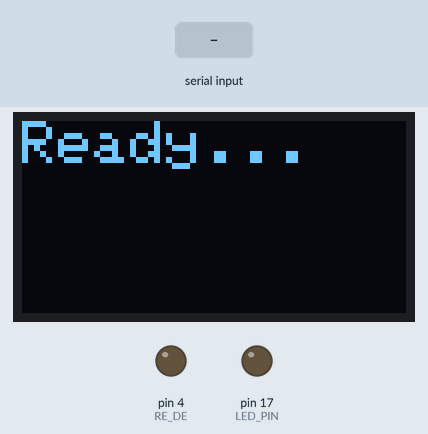
Simulated run of this sketch. Board: Arduino Leonardo, built with avr-gcc and run on an emulated ATmega32U4. Parts: 128×64 one-colour display, output pins drawn as LEDs (lit = HIGH). The test bench sets the inputs (shaded band).

Above: at 1.2 s.
1.3 s: "1" received over the second serial link
At 2.6 s:
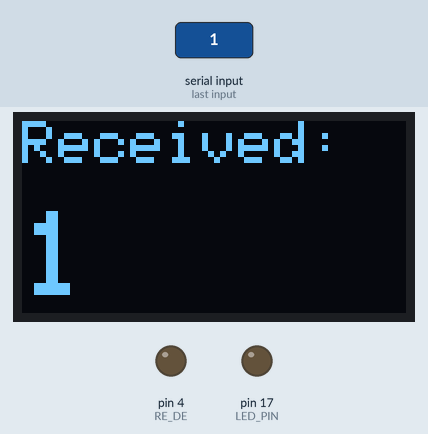
2.9 s: "0" received over the second serial link
At 3.8 s:
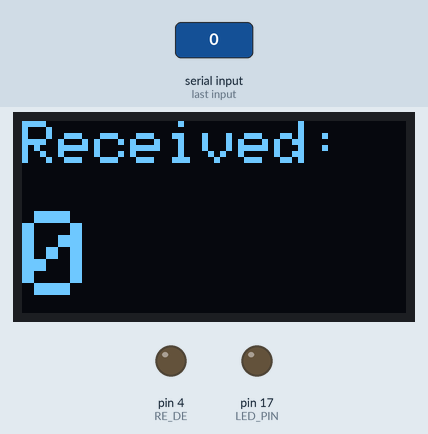
4.5 s: "2" received over the second serial link
At 5.0 s:
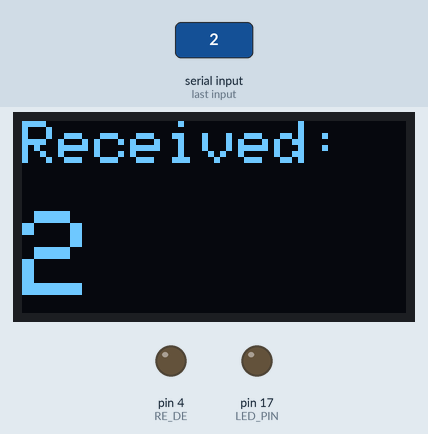
Timing chart, 0 to 7.5 s (numbered marks = the images above; inputs shaded):
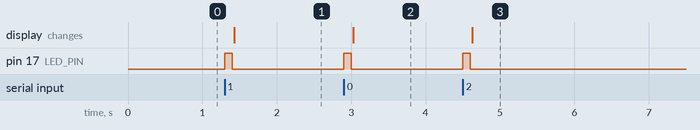

The sketch:

pm_display_working.ino
```cpp
#include <Wire.h>
#include <Adafruit_GFX.h>
#include <Adafruit_SSD1306.h>

#define RE_DE 4              // RE+DE tied to pin 4 (PD4)
#define LED_PIN 17           // TX LED on Pro Micro

#define SCREEN_WIDTH 128
#define SCREEN_HEIGHT 64

Adafruit_SSD1306 display(SCREEN_WIDTH, SCREEN_HEIGHT, &Wire, -1);

void setup() {
  pinMode(RE_DE, OUTPUT);
  pinMode(LED_PIN, OUTPUT);
  digitalWrite(RE_DE, LOW);    // Receive mode
  digitalWrite(LED_PIN, LOW);

  Serial1.begin(9600);         // RS485 communication

  // OLED init (uses SDA=pin 0, SCL=pin 1 on Pro Micro)
  if (!display.begin(SSD1306_SWITCHCAPVCC, 0x3C)) {
    while (1);  // Display failed
  }

  display.clearDisplay();
  display.setTextSize(2);
  display.setTextColor(SSD1306_WHITE);
  display.setCursor(0, 0);
  display.println("Ready...");
  display.display();
}

void loop() {
  if (Serial1.available()) {
    byte received = Serial1.read();

    // Blink LED
    digitalWrite(LED_PIN, HIGH);
    delay(100);
    digitalWrite(LED_PIN, LOW);

    // Display on OLED
    display.clearDisplay();
    display.setTextSize(2);
    display.setCursor(0, 0);
    display.print("Received:");
    display.setCursor(0, 30);
    display.setTextSize(4);
    display.write(received);
    display.display();

    // Echo back over RS485
    digitalWrite(RE_DE, HIGH);  // Enable transmit
    delayMicroseconds(10);
    Serial1.write(received);
    Serial1.flush();
    delayMicroseconds(10);
    digitalWrite(RE_DE, LOW);   // Back to receive
  }
}
```

Measured:
- after the input at 1.3 s, pin 17 (LED_PIN): LOW → HIGH at once, → LOW 0.10 s later; the display: changes after 0.13 s (image 1)
- after the input at 2.9 s, pin 17 (LED_PIN): LOW → HIGH at once, → LOW 0.10 s later; the display: changes after 0.13 s (image 2)
- after the input at 4.5 s, pin 17 (LED_PIN): LOW → HIGH at once, → LOW 0.10 s later; the display: changes after 0.13 s (image 3)
